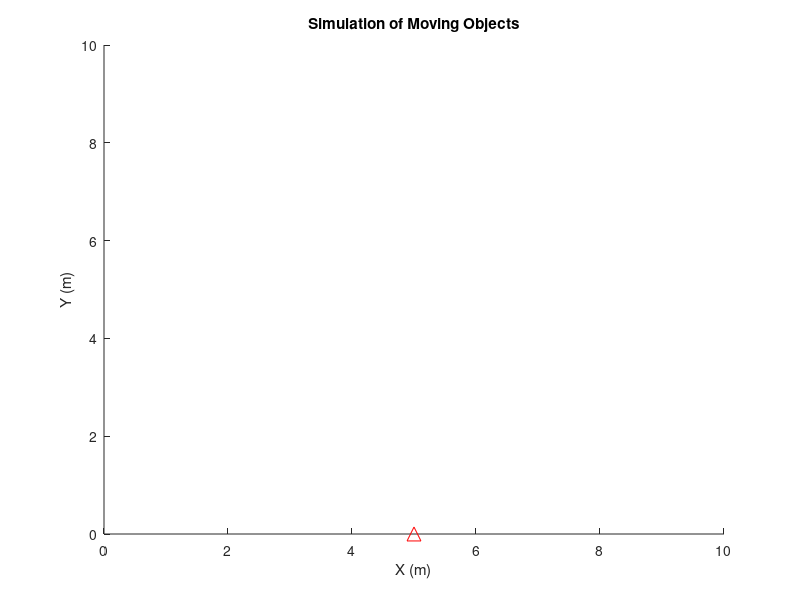

Here is the MATLAB script that generated this plot: (Note: this script raises an error after producing the figure.)
results1 = [];
results2 = [];
results3 = [];

for i=1:10
    % First Simulation: Save movement, speed, and radial speed of points with noise
    close all;
    % Parameters
    scenario_index = 3;%1 or 2 or 3
    area_size = 10; % 10m x 10m area
    radar_position = [area_size / 2, 0]; % Radar at the bottom middle
    radius = 0.5; % Objects' radius
    num_points = 10; % Number of random points per object
    location_noise_std = 0.02; % Standard deviation of noise for position
    speed_noise_std = 0.01; % Standard deviation of noise for speed
    
    % Simulation parameters
    time_step = 0.1; % Time increment for simulation (seconds)
    total_time = 3; % Total simulation time (seconds)
    num_steps = total_time / time_step; % Total number of steps
    sim_speedup = 100;
    
    if scenario_index == 1
        % Fixed object centers
        object1_center = [4.6, 2]; % Center of object 1
        object2_center = [5.4, 2.5]; % Center of object 2
        
        % Define acceleration and initial speed for each object
        acceleration1 = [0.0, 0.0]; % Acceleration for object 1 (x, y)
        acceleration2 = [0.0, 1.0]; % Acceleration for object 2 (x, y)
        initial_speed1 = [0.0, 2.0]; % Initial speed for object 1 (x, y)
        initial_speed2 = [0.0, 1.0]; % Initial speed for object 2 (x, y)
    elseif scenario_index == 2
        % Fixed object centers
        object1_center = [8.7, 2]; % Center of object 1
        object2_center = [9.3, 2.5]; % Center of object 2
    
        % Define acceleration and initial speed for each object
        acceleration1 = [0.0, 0.0]; % Acceleration for object 1 (x, y)
        acceleration2 = [-1/sqrt(2), 1/sqrt(2)]; % Acceleration for object 2 (x, y)
        initial_speed1 = 2*[-1/sqrt(2), 1/sqrt(2)]; % Initial speed for object 1 (x, y)
        initial_speed2 = [-1/sqrt(2), 1/sqrt(2)]; % Initial speed for object 2 (x, y)
    else
        % Fixed object centers
        object1_center = [8.7, 4.6]; % Center of object 1
        object2_center = [9.3, 5.4]; % Center of object 2
    
        % Define acceleration and initial speed for each object
        acceleration1 = [0.0, 0.0]; % Acceleration for object 1 (x, y)
        acceleration2 = [-1.0, 0.0]; % Acceleration for object 2 (x, y)
        initial_speed1 = [-2.0, 0.0]; % Initial speed for object 1 (x, y)
        initial_speed2 = [-1.0, 0.0]; % Initial speed for object 2 (x, y)
    end
    % Generate random points for each object using a normal distribution (once)
    theta1 = 2 * pi * rand(num_points, 1); % Random angles
    r1 = abs(normrnd(0, radius / 2, num_points, 1)); % Normally distributed radii
    r1(r1 > radius) = radius; % Ensure points do not exceed the object radius
    relative_object1_points = [r1 .* cos(theta1), r1 .* sin(theta1)]; % Relative points for object 1
    
    theta2 = 2 * pi * rand(num_points, 1);
    r2 = abs(normrnd(0, radius / 2, num_points, 1)); % Normally distributed radii
    r2(r2 > radius) = radius; % Ensure points do not exceed the object radius
    relative_object2_points = [r2 .* cos(theta2), r2 .* sin(theta2)]; % Relative points for object 2
    
    % Initialize positions and speeds
    position1 = object1_center;
    position2 = object2_center;
    speed1 = initial_speed1;
    speed2 = initial_speed2;
    
    % Prepare file to save points' positions, speeds, and object ID (with labels)
    fileID_with_labels = fopen('points_movement_with_labels.txt', 'w');
    % Prepare second file to save points' positions and speeds (without labels)
    fileID_without_labels = fopen('points_movement_without_labels.txt', 'w');
    
    % Prepare figure for animation
    figure;
    hold on;
    axis([0 area_size 0 area_size]);
    title('Simulation of Moving Objects');
    xlabel('X (m)');
    ylabel('Y (m)');
    
    % Plot radar
    plot(radar_position(1), radar_position(2), 'r^', 'MarkerSize', 10, 'DisplayName', 'Radar');
    
    % Main simulation loop
    for step = 1:num_steps
        % Update speeds based on acceleration
        speed1 = speed1 + acceleration1 * time_step;
        speed2 = speed2 + acceleration2 * time_step;
        
        % Update positions based on current speed
        position1 = position1 + speed1 * time_step;
        position2 = position2 + speed2 * time_step;
    
        % Add position to relative points
        object1_points = relative_object1_points + position1; % Broadcasting position1 (1x2)
        object2_points = relative_object2_points + position2; % Broadcasting position2 (1x2)
    
        % Add Gaussian noise to positions and speeds
        object1_points = object1_points + normrnd(0, location_noise_std, size(object1_points));
        object2_points = object2_points + normrnd(0, location_noise_std, size(object2_points));
        speed1 = speed1 + normrnd(0, speed_noise_std, size(speed1));
        speed2 = speed2 + normrnd(0, speed_noise_std, size(speed2));
    
        % Save data to files (with and without labels)
        for point_idx = 1:num_points
            % Assign point IDs: points 1-10 for object 1, points 11-20 for object 2
            point_id1 = point_idx; % ID for object 1 points
            point_id2 = num_points + point_idx; % ID for object 2 points
    
            % Save object 1 data: [point_id, object_id, x_location, y_location, x_speed, y_speed]
            fprintf(fileID_with_labels, '%d %d %f %f %f %f\n', point_id1, 1, object1_points(point_idx, 1), object1_points(point_idx, 2), speed1(1), speed1(2));
            fprintf(fileID_without_labels, '%d %f %f %f %f\n', point_id1, object1_points(point_idx, 1), object1_points(point_idx, 2), speed1(1), speed1(2));
    
            % Save object 2 data: [point_id, object_id, x_location, y_location, x_speed, y_speed]
            fprintf(fileID_with_labels, '%d %d %f %f %f %f\n', point_id2, 2, object2_points(point_idx, 1), object2_points(point_idx, 2), speed2(1), speed2(2));
            fprintf(fileID_without_labels, '%d %f %f %f %f\n', point_id2, object2_points(point_idx, 1), object2_points(point_idx, 2), speed2(1), speed2(2));
        end
    
        % Clear previous plot and redraw
        cla;
        axis([0 area_size 0 area_size]);
        
        % Plot radar
        plot(radar_position(1), radar_position(2), 'r^', 'MarkerSize', 10, 'DisplayName', 'Radar');
        
        % Plot objects
        plot(object1_points(:, 1), object1_points(:, 2), 'bo', 'MarkerSize', 5, 'DisplayName', 'Object 1');
        plot(object2_points(:, 1), object2_points(:, 2), 'go', 'MarkerSize', 5, 'DisplayName', 'Object 2');
    
        legend show;
        
        % Pause to create animation effect
        pause(time_step / sim_speedup);
    end
    
    % Close files
    fclose(fileID_with_labels);
    fclose(fileID_without_labels);
    hold off;

        % Parameters
    area_size = 10; % 10m x 10m area
    radar_position = [area_size / 2, 0]; % Radar at the bottom middle
    num_points = 10; % Number of random points per object
    time_step = 0.1; % Time increment for simulation (seconds)
    total_time = 3; % Total simulation time (seconds)
    num_steps = total_time / time_step; % Total number of steps
    epsilon = 0.5; % Distance threshold for DBSCAN (similar to distance_threshold)
    minPts = 2; % Minimum number of points to form a cluster in DBSCAN
    
    % Open the files to read the saved points' positions and speeds (without labels and with labels)
    fileID_without_labels = fopen('points_movement_without_labels.txt', 'r');
    fileID_with_labels = fopen('points_movement_with_labels.txt', 'r');
    
    % Prepare figure for animation
    figure;
    hold on;
    axis([0 area_size 0 area_size]);
    title('Clustering Points Using DBSCAN');
    xlabel('X (m)');
    ylabel('Y (m)');
    
    % Variables to store the number of incorrectly grouped points
    incorrect_groupings = 0;
    
    % Main loop to read and cluster the data for each time step
    for step = 1:num_steps
        % Initialize arrays for points
        object_points = zeros(num_points * 2, 2); % All points (object 1 + object 2)
        point_ids = zeros(num_points * 2, 1); % IDs of the points
    
        % Read data from file (for both objects at this step)
        for point_idx = 1:num_points * 2
            % Read the line from the file: [point_id, x_location, y_location, x_speed, y_speed]
            data = fscanf(fileID_without_labels, '%d %f %f %f %f\n', 5);
            point_ids(point_idx) = data(1); % Point ID
            object_points(point_idx, :) = data(2:3); % X and Y positions
        end
    
        % Perform DBSCAN clustering
        cluster_labels = dbscan(object_points, epsilon, minPts);
    
        % Clear previous plot and redraw
        cla;
        axis([0 area_size 0 area_size]);
    
        % Plot radar
        plot(radar_position(1), radar_position(2), 'r^', 'MarkerSize', 10, 'DisplayName', 'Radar');
    
        % Define colors for clusters
        unique_labels = unique(cluster_labels);
        cluster_colors = lines(length(unique_labels)); % Generate different colors for clusters
    
        % Plot the points with their respective cluster colors
        for cluster_idx = 1:length(unique_labels)
            current_label = unique_labels(cluster_idx);
            if current_label == -1
                % Noise points (not part of any cluster) are labeled as -1
                cluster_points = object_points(cluster_labels == current_label, :);
                plot(cluster_points(:, 1), cluster_points(:, 2), 'kx', 'MarkerSize', 5, 'DisplayName', 'Noise');
            else
                cluster_points = object_points(cluster_labels == current_label, :);
                plot(cluster_points(:, 1), cluster_points(:, 2), 'o', 'MarkerSize', 5, 'Color', cluster_colors(cluster_idx, :), 'DisplayName', ['Cluster ', num2str(current_label)]);
            end
        end
    
        legend show;
    
        % Pause to create animation effect
        pause(time_step / sim_speedup);
        
        % Compare with ground truth labels (read the same points from the labeled file)
        truth = [1,2,1,2,1,2,1,2,1,2,1,2,1,2,1,2,1,2,1,2];
        for point_idx = 1:num_points * 2
            % Format: [object_id, x_location, y_location, x_speed, y_speed]
            labeled_data = fscanf(fileID_with_labels, '%d %f %f %f %f %f\n', 6);
            true_object_id = labeled_data(1); % Get the true object ID (1 or 2)
    
            % % Check if the clustering matches the true label (1 or 2)
            % if (~mod(point_idx,2) && cluster_labels(point_idx)==2) || (mod(point_idx,2) && cluster_labels(point_idx)==1 || cluster_labels(point_idx)>2 || cluster_labels(point_idx)<0)
            %     incorrect_groupings = incorrect_groupings + 1;
            % end
            if cluster_labels(point_idx) ~= truth(point_idx)
                incorrect_groupings = incorrect_groupings + 1;
            end
        end
        
    end
    
    % Calculate and display the percentage of points that were grouped wrongly
    total_points = num_points * 2 * num_steps; % Total points processed
    wrongly_grouped_percentage = (incorrect_groupings / total_points) * 100;
    disp(['distance based Percentage of wrongly grouped points: ', num2str(wrongly_grouped_percentage), '%']);
    results1(i) = wrongly_grouped_percentage;

    % Close the files
    fclose(fileID_without_labels);
    fclose(fileID_with_labels);
    hold off;

        % Parameters
    area_size = 10; % 10m x 10m area
    radar_position = [area_size / 2, 0]; % Radar at the bottom middle
    num_points = 10; % Number of random points per object
    time_step = 0.1; % Time increment for simulation (seconds)
    total_time = 3; % Total simulation time (seconds)
    num_steps = total_time / time_step; % Total number of steps
    epsilon = 0.4; % Distance threshold for DBSCAN (similar to distance_threshold)
    minPts = 2; % Minimum number of points to form a cluster in DBSCAN
    
    % Open the files to read the saved points' positions and speeds (without labels and with labels)
    fileID_without_labels = fopen('points_movement_without_labels.txt', 'r');
    fileID_with_labels = fopen('points_movement_with_labels.txt', 'r');
    
    % Prepare figure for animation
    figure;
    hold on;
    axis([0 area_size 0 area_size]);
    title('Clustering Points Using DBSCAN (Position and Speed)');
    xlabel('X (m)');
    ylabel('Y (m)');
    
    % Variables to store the number of incorrectly grouped points
    incorrect_groupings = 0;
    
    % Main loop to read and cluster the data for each time step
    for step = 1:num_steps
        % Initialize arrays for points
        object_points = zeros(num_points * 2, 2); % All points (object 1 + object 2)
        point_ids = zeros(num_points * 2, 1); % IDs of the points
        point_speeds = zeros(num_points * 2, 1); % Speeds of the points
    
        % Read data from file (for both objects at this step)
        for point_idx = 1:num_points * 2
            % Read the line from the file: [point_id, x_location, y_location, x_speed, y_speed]
            data = fscanf(fileID_without_labels, '%d %f %f %f %f\n', 5);
            point_ids(point_idx) = data(1); % Point ID
            object_points(point_idx, :) = data(2:3); % X and Y positions
            angle1 = atan(data(2)/data(3));
            angle2 = atan(data(4)/data(5));
            angle3 = angle1-angle2;
            point_speeds(point_idx) = sqrt(data(4)*data(4)+data(5)*data(5))*cos(angle3);%radial speed calculation
        end
    
        % Concatenate positions and speeds for clustering
        position_speed_data = [object_points, point_speeds]; % Combine position and speed into a single array
    
        % Perform DBSCAN clustering
        cluster_labels = dbscan(position_speed_data, epsilon, minPts);
    
        % Clear previous plot and redraw
        cla;
        axis([0 area_size 0 area_size]);
    
        % Plot radar
        plot(radar_position(1), radar_position(2), 'r^', 'MarkerSize', 10, 'DisplayName', 'Radar');
    
        % Define colors for clusters
        unique_labels = unique(cluster_labels);
        cluster_colors = lines(length(unique_labels)); % Generate different colors for clusters
    
        % Plot the points with their respective cluster colors
        for cluster_idx = 1:length(unique_labels)
            current_label = unique_labels(cluster_idx);
            if current_label == -1
                % Noise points (not part of any cluster) are labeled as -1
                cluster_points = object_points(cluster_labels == current_label, :);
                plot(cluster_points(:, 1), cluster_points(:, 2), 'kx', 'MarkerSize', 5, 'DisplayName', 'Noise');
            else
                cluster_points = object_points(cluster_labels == current_label, :);
                plot(cluster_points(:, 1), cluster_points(:, 2), 'o', 'MarkerSize', 5, 'Color', cluster_colors(cluster_idx, :), 'DisplayName', ['Cluster ', num2str(current_label)]);
            end
        end
    
        legend show;
    
        % Pause to create animation effect
        pause(time_step / sim_speedup);
        
        % Compare with ground truth labels (read the same points from the labeled file)
        truth = [1,2,1,2,1,2,1,2,1,2,1,2,1,2,1,2,1,2,1,2];
        for point_idx = 1:num_points * 2
            % Format: [object_id, x_location, y_location, x_speed, y_speed]
            labeled_data = fscanf(fileID_with_labels, '%d %f %f %f %f %f\n', 6);
            true_object_id = labeled_data(1); % Get the true object ID (1 or 2)
    
            % % Check if the clustering matches the true label (1 or 2)
            % if (~mod(point_idx,2) && cluster_labels(point_idx)==2) || (mod(point_idx,2) && cluster_labels(point_idx)==1 || cluster_labels(point_idx)>2 || cluster_labels(point_idx)<0)
            %     incorrect_groupings = incorrect_groupings + 1;
            % end
            if cluster_labels(point_idx) ~= truth(point_idx)
                incorrect_groupings = incorrect_groupings + 1;
            end
        end
    end
    
    % Calculate and display the percentage of points that were grouped wrongly
    total_points = num_points * 2 * num_steps; % Total points processed
    wrongly_grouped_percentage = (incorrect_groupings / total_points) * 100;
    disp(['distance and speed based Percentage of wrongly grouped points: ', num2str(wrongly_grouped_percentage), '%']);
    results2(i) = wrongly_grouped_percentage;

    % Close the files
    fclose(fileID_without_labels);
    fclose(fileID_with_labels);
    hold off;

        % Parameters
    area_size = 10; % 10m x 10m area
    radar_position = [area_size / 2, 0]; % Radar at the bottom middle
    num_points = 10; % Number of random points per object
    time_step = 0.1; % Time increment for simulation (seconds)
    total_time = 3; % Total simulation time (seconds)
    num_steps = total_time / time_step; % Total number of steps
    
    epsilon = 1.1; % DBSCAN distance threshold (epsilon value)
    minPts = 2; % Minimum number of points for a cluster (minPts)
    
    % Open the files to read the saved points' positions and speeds (without labels and with labels)
    fileID_without_labels = fopen('points_movement_without_labels.txt', 'r');
    fileID_with_labels = fopen('points_movement_with_labels.txt', 'r');
    
    % Prepare figure for animation
    figure;
    hold on;
    axis([0 area_size 0 area_size]);
    title('Clustering Points Based on Location, Speed, and Acceleration using DBSCAN');
    xlabel('X (m)');
    ylabel('Y (m)');
    
    % Variables to store the number of incorrectly grouped points
    incorrect_groupings = 0;
    
    % Store previous speeds for acceleration calculation
    previous_speeds = zeros(num_points * 2, 2); % Previous speeds initialized to zero
    
    % Main loop to read and cluster the data for each time step
    for step = 1:num_steps
        % Initialize arrays for points
        object_points = zeros(num_points * 2, 2); % All points (object 1 + object 2)
        point_ids = zeros(num_points * 2, 1); % IDs of the points
        point_speeds = zeros(num_points * 2, 1); % Speeds of the points
    
        % Read data from file (for both objects at this step)
        for point_idx = 1:num_points * 2
            % Read the line from the file: [point_id, x_location, y_location, x_speed, y_speed]
            data = fscanf(fileID_without_labels, '%d %f %f %f %f\n', 5);
            point_ids(point_idx) = data(1); % Point ID
            object_points(point_idx, :) = data(2:3); % X and Y positions
            angle1 = atan(data(2)/data(3));
            angle2 = atan(data(4)/data(5));
            angle3 = angle1-angle2;
            point_speeds(point_idx) = sqrt(data(4)*data(4)+data(5)*data(5))*cos(angle3);%radial speed calculation
        end
    
        % Calculate acceleration for each point based on previous speeds
        accelerations = (point_speeds - previous_speeds) / time_step; % Calculate acceleration
        previous_speeds = point_speeds; % Update previous speeds for next iteration
    
        % Create a feature matrix for DBSCAN (combine location, speed, and acceleration)
        feature_matrix = [(object_points-mean(object_points))/std(object_points), (point_speeds-mean(point_speeds))/std(point_speeds), 1*(accelerations-mean(accelerations))/std(accelerations)];
    
        % Run DBSCAN clustering
        cluster_labels = dbscan(feature_matrix, epsilon, minPts);
    
        % Clear previous plot and redraw
        cla;
        axis([0 area_size 0 area_size]);
    
        % Plot radar
        plot(radar_position(1), radar_position(2), 'r^', 'MarkerSize', 10, 'DisplayName', 'Radar');
    
        % Define colors for clusters
        cluster_colors = lines(max(cluster_labels)); % Generate different colors for clusters
    
        % Plot the points with their respective cluster colors
        for cluster_idx = 1:max(cluster_labels)
            cluster_points = object_points(cluster_labels == cluster_idx, :);
            plot(cluster_points(:, 1), cluster_points(:, 2), 'o', 'MarkerSize', 5, 'Color', cluster_colors(cluster_idx, :), 'DisplayName', ['Cluster ', num2str(cluster_idx)]);
        end
    
        legend show;
    
        % Pause to create animation effect
        pause(time_step / sim_speedup);
        
        % Compare with ground truth labels (read the same points from the labeled file)
        truth = [1,2,1,2,1,2,1,2,1,2,1,2,1,2,1,2,1,2,1,2];
        for point_idx = 1:num_points * 2
            % Format: [object_id, x_location, y_location, x_speed, y_speed]
            labeled_data = fscanf(fileID_with_labels, '%d %f %f %f %f %f\n', 6);
            true_object_id = labeled_data(1); % Get the true object ID (1 or 2)
    
            % % Check if the clustering matches the true label (1 or 2)
            % if (~mod(point_idx,2) && cluster_labels(point_idx)==2) || (mod(point_idx,2) && cluster_labels(point_idx)==1 || cluster_labels(point_idx)>2 || cluster_labels(point_idx)<0)
            %     incorrect_groupings = incorrect_groupings + 1;
            % end
            if cluster_labels(point_idx) ~= truth(point_idx)
                incorrect_groupings = incorrect_groupings + 1;
            end
        end
    end
    
    % Calculate and display the percentage of points that were grouped wrongly
    total_points = num_points * 2 * num_steps; % Total points processed
    wrongly_grouped_percentage = (incorrect_groupings / total_points) * 100;
    disp(['distance, speed and acceloration based Percentage of wrongly grouped points: ', num2str(wrongly_grouped_percentage), '%']);
    results3(i) = wrongly_grouped_percentage;

    % Close the files
    fclose(fileID_without_labels);
    fclose(fileID_with_labels);
    hold off;

end
%%
avgs = [mean(results1),mean(results2),mean(results3)];
vars = [std(results1),std(results2),std(results3)];
y = avgs/100;
figure;
errorbar(1:3,avgs,vars,'o')
xticks(1:length(y));

% Define custom labels for the x-axis
xticklabels({'distance based', 'distance and speed based', 'distance, speed and acceleration based'});

% Set font size
set(gca, 'FontSize', 14);

% Label the y-axis
ylabel('Classification Error Percentage');
xlim([0.5,3.5])

% Add a title
title('Classification Errors per Clustering Method');
y = avgs/100;
for i = 1:length(y)
    text(i, y(i)*100, sprintf('%.2f%%', y(i) * 100), 'VerticalAlignment', 'bottom', 'HorizontalAlignment', 'right', 'FontSize', 12, 'Color', 'blue');
end